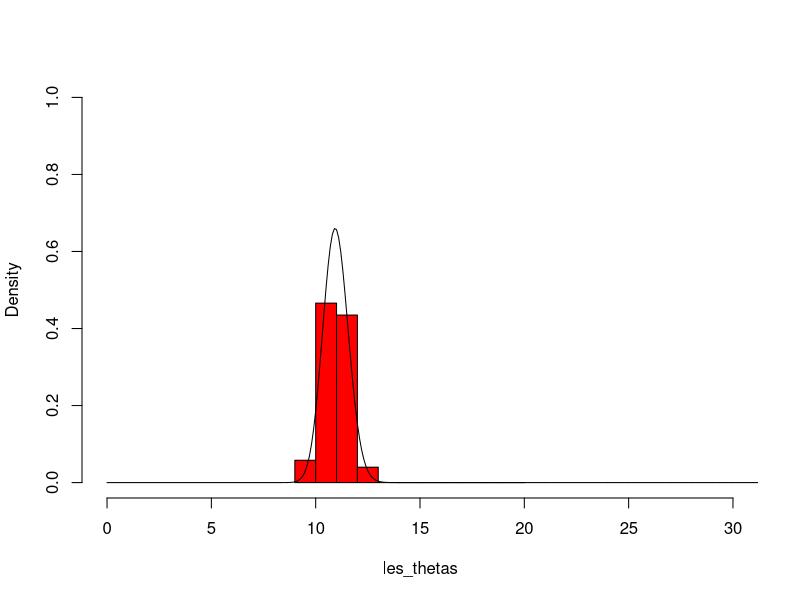

R code for this plot:
## ---- chunk 1
theta.reel = 11
n = 30 #taille du tirage, ne peut pas être beaucoup plus grand sinon on risque d'overflow dans le calcul de r
y = rpois(n, theta.reel)

#on fait un tirage de thetas avec l'algorithme de Metropolis-Hastings
nthetas = 1000
les_thetas = c()
for (i in seq(1:nthetas)){
  #Metropolis-Hastings
  
  #Etape 1 : initialisation
  niter = 1000
  t = 0
  theta.t = 11

  for (k in seq(1:niter)){
    #Etape 2
    theta.star = rexp(1, rate=1/theta.t)
    #Etape 3
    if ((theta.star / theta.t)^(n*mean(y) - 1) != Inf){
      r = exp(-n * (theta.star - theta.t)) * (theta.star / theta.t)^(n*mean(y) - 1) * dexp(theta.t, rate=1/theta.star) / dexp(theta.star, rate=1/theta.t)
     # print(r)
      if (is.nan(r)){
        next
      }
        #etape 4
      if (1 < r){
        p = 1
      }
      else{
        p = r
      }
    }
    else{
      p = 1
      
    }
    tirage = runif(1)
    if (tirage < p){
      theta.t = theta.star
    }
    #etape 5 done
  }
  les_thetas = c(les_thetas, theta.t)
}



hist(les_thetas, breaks=50, prob=T, main=NULL, xlim=c(0, 30), ylim = c(0,1), col="red")  # on trace l'histogramme des thétas normalisé à 1
x_graph = seq(from=0, to=20, by=0.1)
y_graph = dgamma(x_graph, shape=n*mean(y), scale=1/n) #on trace la densité réelle
lines(x_graph, y_graph) #on superpose les deux graphes

## ---- chunk 2
# 
# #on commence par récupérer les données
# y <- scan('TP3_mpa_2020.txt')
# n = length(y)
# 
# #on définit le nombre de catégories
# K = 2
# 
# #on initialise les vecteurs z et thetas
# z <- floor(runif(n, 0, K))
# t <- runif(K, 0, max(y))
# 
# #on fait tourner l'algo
# 
# niter=1000
# for (iter in seq(1:niter)){
#   #GS1 : maj de z
#     #On parcourt le vecteur z
#     for (i in seq(1:n)){
#           #On définit la nouvelle loi de probas : vecteur de longueur K des p(z=k)
#          i = 1
#         probas_z = c()
#         for (k in seq (1:K)){
#           probas_z = c(probas_z, t[k]^y[i]*exp(-t[k]) / sum(t^y[i]*exp(-t)))
#         }
#         #print(probas_z)
#         #On fait un tirage suivant cette loi
#         z[i] = sample(1:K, 1, prob=probas_z)
#     }
#   #GS2 : maj de theta
#   #on parcourt le vecteur theta
#     for (k in seq(1:K)){
#       #on recupere et on compte les y dans la catégorie k
#       yk = c()
#       nk = 0
#       for (i in seq(1:n)){
#         if (z[i] == k){
#           yk = c(yk, y[i])
#           nk = nk + 1
#         }
#       }
#       t[k] = rgamma(1, nk * mean(yk), 1 / nk)
#     }
#   
# }
# 
# #maintenant on estime la performance : on calcule la densité de la grande loi en pondérant les poissons
# 
# #on compte la répartitions des zk :
# pk = rep(0, K)
# for (i in seq(1:n)){
#   pk[z[i]] = pk[z[i]] + 1
# }
# #on trace l'histogramme de y :
# hist(y, breaks=50, prob=T, main=NULL, xlim=c(0, max(y)), ylim = c(0,1), col="red")  # on trace l'histogramme des y normalisé à 1
# x_graph = seq(from=0, to=max(y), by=1)
# y_graph = c()
# for (v in seq(1, length(x_graph))){
#   y_graph = c(y_graph, sum(pk * dpois(x_graph[v], t)))
# }
# lines(x_graph, y_graph)



